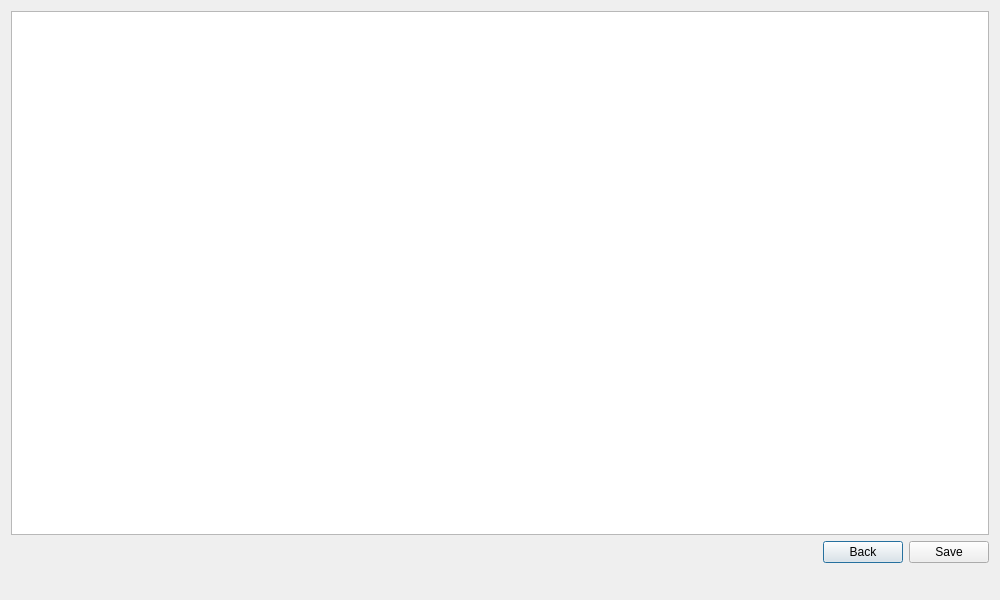
<?xml version="1.0" encoding="UTF-8"?>
<ui version="4.0">
 <class>edit</class>
 <widget class="QDialog" name="edit">
  <property name="geometry">
   <rect>
    <x>0</x>
    <y>0</y>
    <width>1000</width>
    <height>600</height>
   </rect>
  </property>
  <property name="minimumSize">
   <size>
    <width>1000</width>
    <height>600</height>
   </size>
  </property>
  <property name="windowTitle">
   <string>Dialog</string>
  </property>
  <layout class="QVBoxLayout" name="verticalLayout_2">
   <item>
    <layout class="QVBoxLayout" name="verticalLayout">
     <item>
      <widget class="QTableWidget" name="tableWidget"/>
     </item>
     <item>
      <layout class="QHBoxLayout" name="horizontalLayout_2">
       <item>
        <spacer name="horizontalSpacer_2">
         <property name="orientation">
          <enum>Qt::Horizontal</enum>
         </property>
         <property name="sizeHint" stdset="0">
          <size>
           <width>358</width>
           <height>20</height>
          </size>
         </property>
        </spacer>
       </item>
       <item>
        <widget class="QPushButton" name="pushButton">
         <property name="text">
          <string>Back</string>
         </property>
        </widget>
       </item>
       <item>
        <widget class="QPushButton" name="pushButton_2">
         <property name="text">
          <string>Save</string>
         </property>
        </widget>
       </item>
      </layout>
     </item>
     <item>
      <layout class="QHBoxLayout" name="horizontalLayout">
       <item>
        <widget class="QLabel" name="label">
         <property name="text">
          <string/>
         </property>
        </widget>
       </item>
       <item>
        <spacer name="horizontalSpacer">
         <property name="orientation">
          <enum>Qt::Horizontal</enum>
         </property>
         <property name="sizeHint" stdset="0">
          <size>
           <width>348</width>
           <height>20</height>
          </size>
         </property>
        </spacer>
       </item>
      </layout>
     </item>
    </layout>
   </item>
  </layout>
 </widget>
 <resources/>
 <connections/>
</ui>
